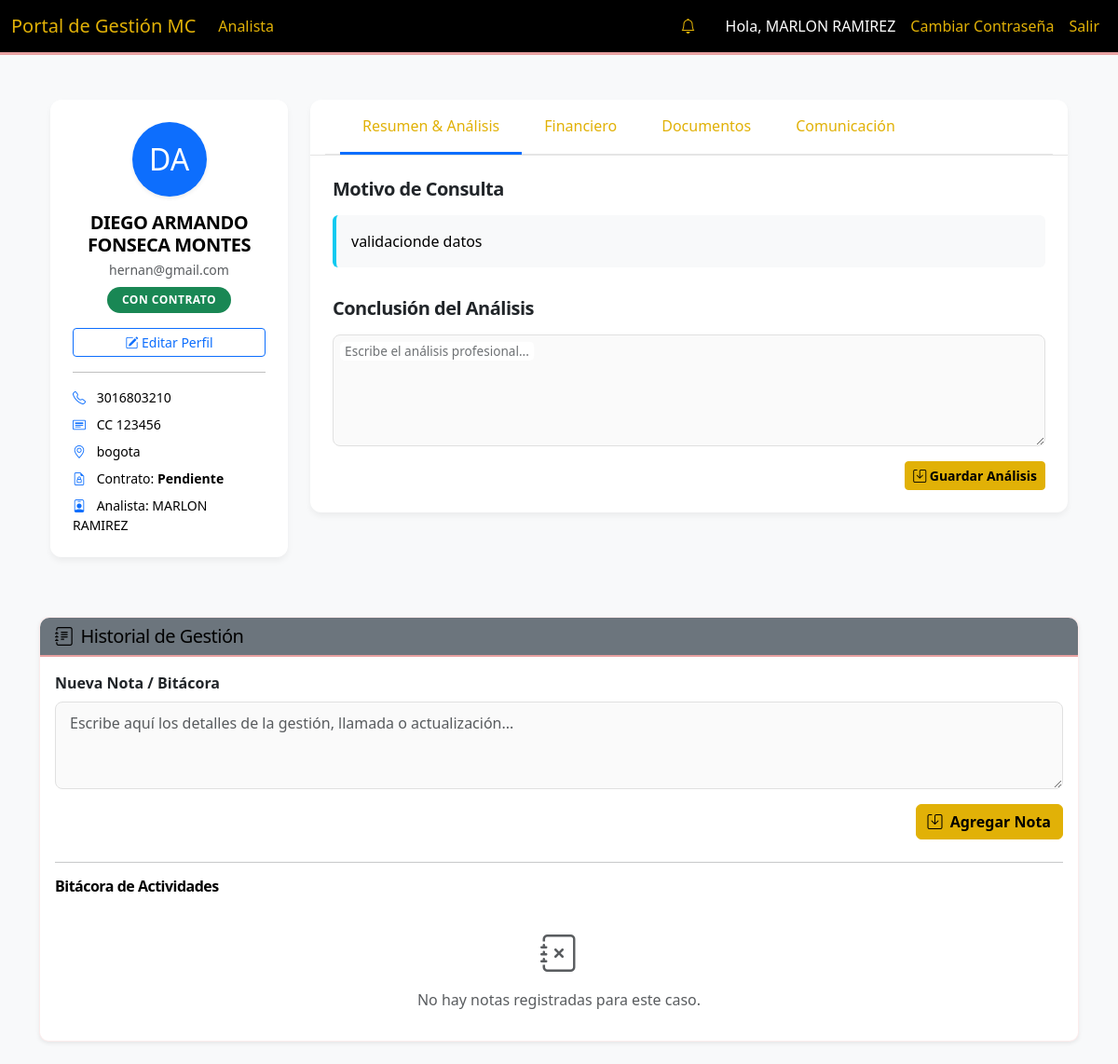
The app's page /client/2 (signed in) with its own data.
### models.py (models this page shows)
class User(UserMixin, db.Model):
    id = db.Column(db.Integer, primary_key=True)
    nombre_completo = db.Column(db.String(100), nullable=False)
    telefono = db.Column(db.String(20))
    email = db.Column(db.String(120), unique=True, nullable=False)
    rol = db.Column(db.String(20), nullable=False)  # 'Admin', 'Analista', 'Abogado', 'Aliado'
    password = db.Column(db.String(200)) # Added password for auth
    payments = db.relationship('AllyPayment', backref='ally', lazy=True)

class Client(db.Model):
    id = db.Column(db.Integer, primary_key=True)
    nombre = db.Column(db.String(100))
    tipo_id = db.Column(db.String(20))
    numero_id = db.Column(db.String(20))
    contract_number = db.Column(db.String(50), nullable=True, unique=True)
    telefono = db.Column(db.String(20), nullable=False)
    email = db.Column(db.String(120))
    ciudad = db.Column(db.String(50))
    motivo_consulta = db.Column(db.Text)
    estado = db.Column(db.String(50), default=ClientStatus.NUEVO) # Use keys from ClientStatus
    analista_id = db.Column(db.Integer, db.ForeignKey('user.id'))
    abogado_id = db.Column(db.Integer, db.ForeignKey('user.id'))
    created_at = db.Column(db.DateTime, default=datetime.utcnow)
    conclusion_analisis = db.Column(db.Text) # New field for analysis conclusion
    last_status_update = db.Column(db.DateTime, default=datetime.utcnow) # New field for last status update
    login_user_id = db.Column(db.Integer, db.ForeignKey('user.id'), nullable=True) # Link to User
    analista = db.relationship('User', foreign_keys=[analista_id], backref='clientes_registrados')
    login_user = db.relationship('User', foreign_keys=[login_user_id], backref='client_profile')

### routes/main.py (the view)
@main_bp.route('/client/<int:client_id>')
@login_required
def client_detail(client_id):
    client = Client.query.get_or_404(client_id)
    if current_user.rol == 'Aliado' and client.analista_id != current_user.id:
        flash('No tienes permiso para acceder a este cliente.', 'danger')
        return redirect(url_for('aliados.aliados_dashboard'))
    if current_user.rol == 'Abogado' and client.abogado_id != current_user.id:
        flash('No tienes permiso para ver este expediente.', 'danger')
        return redirect(url_for('lawyer.lawyer_dashboard'))
    if current_user.rol == 'Analista' and client.analista_id != current_user.id:
        flash('No tienes permiso para ver este expediente.', 'danger')
        return redirect(url_for('analyst.analyst_dashboard'))
    if current_user.rol == 'Abogado' and client.abogado_id == current_user.id:
        unread_msgs = CaseMessage.query.filter_by(client_id=client.id, is_read_by_recipient=False).all()
        for msg in unread_msgs:
            if msg.sender_id != current_user.id:
                msg.is_read_by_recipient = True
        db.session.commit()
    messages = CaseMessage.query.filter_by(client_id=client.id).order_by(CaseMessage.timestamp.asc()).all()
    files = []
    upload_folder = current_app.config['UPLOAD_FOLDER']
    if not os.path.exists(upload_folder):
        os.makedirs(upload_folder)
    for filename in os.listdir(upload_folder):
        if filename.startswith(f"client_{client_id}_"):
            files.append(filename)
    documents = Document.query.filter_by(client_id=client_id).all()
    if current_user.rol == 'Analista':
        documents = [d for d in documents if d.visible_para_analista]
    notes = ClientNote.query.filter_by(client_id=client_id).order_by(ClientNote.timestamp.desc()).all()
    return render_template('client_detail.html', client=client, files=files, documents=documents, messages=messages, notes=notes)

### templates/client_detail.html (shortened to what this page needs)
{% extends "base.html" %}
{% block content %}
<div class="container-fluid py-4">
    <div class="row g-4">
        <div class="col-lg-3">
            <div class="sticky-profile">
                <div class="dashboard-card text-center p-4 mb-3">
                    <div class="bg-primary text-white rounded-circle d-flex align-items-center justify-content-center mx-auto mb-3 shadow-sm"
                        style="width: 80px; height: 80px; font-size: 2rem;">
                        {{ client.nombre[0] }}{{ client.nombre.split()[1][0] if client.nombre.split()|length > 1 else ''
                        }}
                    </div>
                    <h5 class="fw-bold mb-1">{{ client.nombre }}</h5>
                    <p class="text-muted small mb-2">{{ client.email }}</p>
                    <span
                        class="badge rounded-pill bg-{{ 'success' if client.estado in ['Radicado', 'Finalizado', 'Con_Contrato', 'Finalizado_Proceso_Credito'] else 'warning' }} px-3 py-2 mb-3">
                        {{ client.estado.replace('_', ' ') }}
                    </span>
                    <div class="d-grid gap-2">
                        <button class="btn btn-outline-primary btn-sm" data-bs-toggle="modal"
                            data-bs-target="#editGeneralInfoModal">
                            <i class="bi bi-pencil-square"></i> Editar Perfil
                        </button>
                    </div>
                    <hr class="my-3">
                    <div class="text-start small">
                        <div class="mb-2"><i class="bi bi-telephone me-2 text-primary"></i> {{ client.telefono }}</div>
                        <div class="mb-2"><i class="bi bi-card-heading me-2 text-primary"></i> {{ client.tipo_id }} {{
                            client.numero_id }}</div>
                        <div class="mb-2"><i class="bi bi-geo-alt me-2 text-primary"></i> {{ client.ciudad }}</div>
                        <div class="mb-2"><i class="bi bi-file-earmark-lock me-2 text-primary"></i> Contrato: <strong>{{
                                client.contract_number or 'Pendiente' }}</strong></div>
                        <div><i class="bi bi-person-badge me-2 text-primary"></i> Analista: {{
                            client.analista.nombre_completo if client.analista else 'N/A' }}</div>
                    </div>
                </div>
            </div>
        </div>
        <div class="col-lg-9">
            <div class="dashboard-card">
                <div class="card-header-tabs">
                    <ul class="nav nav-tabs card-header-tabs" id="clientTabs" role="tablist">
                        <li class="nav-item" role="presentation">
                            <button class="nav-link active" id="overview-tab" data-bs-toggle="tab"
                                data-bs-target="#overview" type="button" role="tab">Resumen & Análisis</button>
                        </li>
                        <li class="nav-item" role="presentation">
                            <button class="nav-link" id="financial-tab" data-bs-toggle="tab" data-bs-target="#financial"
                                type="button" role="tab">Financiero</button>
                        </li>
                        <li class="nav-item" role="presentation">
                            <button class="nav-link" id="docs-tab" data-bs-toggle="tab" data-bs-target="#docs"
                                type="button" role="tab">Documentos</button>
                        </li>
                        <li class="nav-item" role="presentation">
                            <button class="nav-link" id="chat-tab" data-bs-toggle="tab" data-bs-target="#chat"
                                type="button" role="tab">Comunicación</button>
                        </li>
                    </ul>
                </div>
                <div class="card-body p-4">
                    <div class="tab-content" id="clientTabsContent">
                        <div class="tab-pane fade show active" id="overview" role="tabpanel">
                            <div class="row g-4">
                                <div class="col-md-12">
                                    <h5 class="fw-bold text-dark mb-3">Motivo de Consulta</h5>
                                    <div class="p-3 bg-light rounded border-start border-4 border-info">
                                        {{ client.motivo_consulta }}
                                    </div>
                                </div>
                                <div class="col-md-12">
                                    <h5 class="fw-bold text-dark mb-3 mt-2">Conclusión del Análisis</h5>
                                    {% if current_user.rol in ['Analista', 'Abogado'] %}
                                    <form action="{{ url_for('main.update_analysis', client_id=client.id) }}"
                                        method="POST">
                                        <div class="form-floating mb-3">
                                            <textarea class="form-control" name="conclusion_analisis"
                                                id="conclusionInput"
                                                style="height: 120px">{{ client.conclusion_analisis or '' }}</textarea>
                                            <label for="conclusionInput">Escribe el análisis profesional...</label>
                                        </div>
                                        <div class="text-end">
                                            <button type="submit" class="btn btn-primary btn-sm"><i
                                                    class="bi bi-save"></i> Guardar Análisis</button>
                                        </div>
                                    </form>
                                    {% else %}
                                    <div class="p-3 bg-light rounded">
                                        {{ client.conclusion_analisis or 'Sin análisis registrado.' }}
                                    </div>
                                    {% endif %}
                                </div>
                            </div>
                        </div>
                            {% set is_analyst = current_user.rol == 'Analista' %}
                                        {% set installments_map = {} %}
                                        {% if client.payment_contract and client.payment_contract.installments %}
                                        {% for inst in client.payment_contract.installments %}
                                        {% set _ = installments_map.update({inst.numero_cuota: inst}) %}
                                        {% endfor %}
                                        {% endif %}
                    </div>
                </div>
            </div>
        </div>
    </div>
</div>
{% if current_user.rol in ['Analista', 'Abogado', 'Admin'] %}
<div class="card shadow-sm mt-4 mb-4">
    <div class="card-header bg-secondary text-white">
        <h5 class="mb-0"><i class="bi bi-journal-text me-2"></i>Historial de Gestión</h5>
    </div>
    <div class="card-body">
        <form action="{{ url_for('main.add_note', client_id=client.id) }}" method="POST" class="mb-4">
            <div class="mb-3">
                <label for="note_content" class="form-label fw-bold">Nueva Nota / Bitácora</label>
                <textarea class="form-control" id="note_content" name="note_content" rows="3"
                    placeholder="Escribe aquí los detalles de la gestión, llamada o actualización..."
                    required></textarea>
            </div>
            <div class="d-flex justify-content-end">
                <button type="submit" class="btn btn-primary">
                    <i class="bi bi-save me-1"></i> Agregar Nota
                </button>
            </div>
        </form>
        <hr>
        <h6 class="fw-bold mb-3">Bitácora de Actividades</h6>
        <div class="notes-timeline">
            {% if notes %}
            {% for note in notes %}
            <div class="card mb-3 border-0 bg-light">
                <div class="card-body p-3">
                    <div class="d-flex justify-content-between align-items-center mb-2">
                        <span class="fw-bold text-primary">
                            <i class="bi bi-person-circle me-1"></i> {{ note.author.nombre_completo }}
                        </span>
                        <small class="text-muted">
                            <i class="bi bi-clock me-1"></i> {{ note.timestamp.strftime('%d/%m/%Y %H:%M') }}
                        </small>
                    </div>
                    <p class="mb-0 text-dark" style="white-space: pre-line;">{{ note.content }}</p>
                </div>
            </div>
            {% endfor %}
            {% else %}
            <div class="text-center text-muted py-3">
                <i class="bi bi-journal-x fs-1 d-block mb-2"></i>
                No hay notas registradas para este caso.
            </div>
            {% endif %}
        </div>
    </div>
</div>
{% endif %}
{% endblock %}

### templates/base.html (shortened to what this page needs)
<!DOCTYPE html>
<html lang="es">
<head>
    <link href="https://cdn.jsdelivr.net/npm/bootstrap@5.3.0/dist/css/bootstrap.min.css" rel="stylesheet">
    <link href="https://cdn.jsdelivr.net/npm/bootstrap-icons@1.7.2/font/bootstrap-icons.css" rel="stylesheet">
    <link rel="stylesheet" href="{{ url_for('static', filename='css/style.css') }}">
</head>
<body>
    <nav class="navbar navbar-expand-lg navbar-dark bg-dark">
        <div class="container-fluid">
            <a class="navbar-brand" href="#">Portal de Gestión MC</a>
            <div class="collapse navbar-collapse" id="navbarNav">
                <ul class="navbar-nav me-auto">
                    {% if current_user.is_authenticated %}
                    {% if current_user.rol == 'Analista' or current_user.rol == 'Admin' %}
                    <li class="nav-item"><a class="nav-link"
                            href="{{ url_for('analyst.analyst_dashboard') }}">Analista</a>
                    </li>
                    {% endif %}
                    {% endif %}
                </ul>
                <ul class="navbar-nav">
                    {% if current_user.is_authenticated %}
                    <li class="nav-item dropdown me-3">
                        <a class="nav-link position-relative" href="#" id="navbarDropdownNotifications" role="button"
                            data-bs-toggle="dropdown" aria-expanded="false">
                            <i class="bi bi-bell{% if unread_messages_count > 0 %}-fill text-warning{% endif %}"></i>
                        </a>
                    </li>
                    <li class="nav-item"><span class="nav-link text-light">Hola, {{ current_user.nombre_completo
                            }}</span></li>
                    <li class="nav-item">
                        <button type="button" class="btn btn-link nav-link" data-bs-toggle="modal"
                            data-bs-target="#changePasswordModal">
                            Cambiar Contraseña
                        </button>
                    </li>
                    <li class="nav-item"><a class="nav-link" href="{{ url_for('auth.logout') }}">Salir</a></li>
                    {% else %}
                    <li class="nav-item"><a class="nav-link" href="{{ url_for('auth.login') }}">Ingresar</a></li>
                    {% endif %}
                </ul>
            </div>
        </div>
    </nav>
    <div class="container mt-4">
        {% block content %}{% endblock %}
    </div>
</body>
</html>

### records on screen
User: nombre_completo "MARLON RAMIREZ", analista "MARLON RAMIREZ"
Client: nombre "D", nombre.split|length "A", nombre "DIEGO ARMANDO FONSECA MONTES", email "hernan@gmail.com", estado.replace "CON CONTRATO", telefono "3016803210", tipo_id "CC", numero_id "123456", ciudad "bogota", contract_number "Pendiente", motivo_consulta "validacionde datos"
